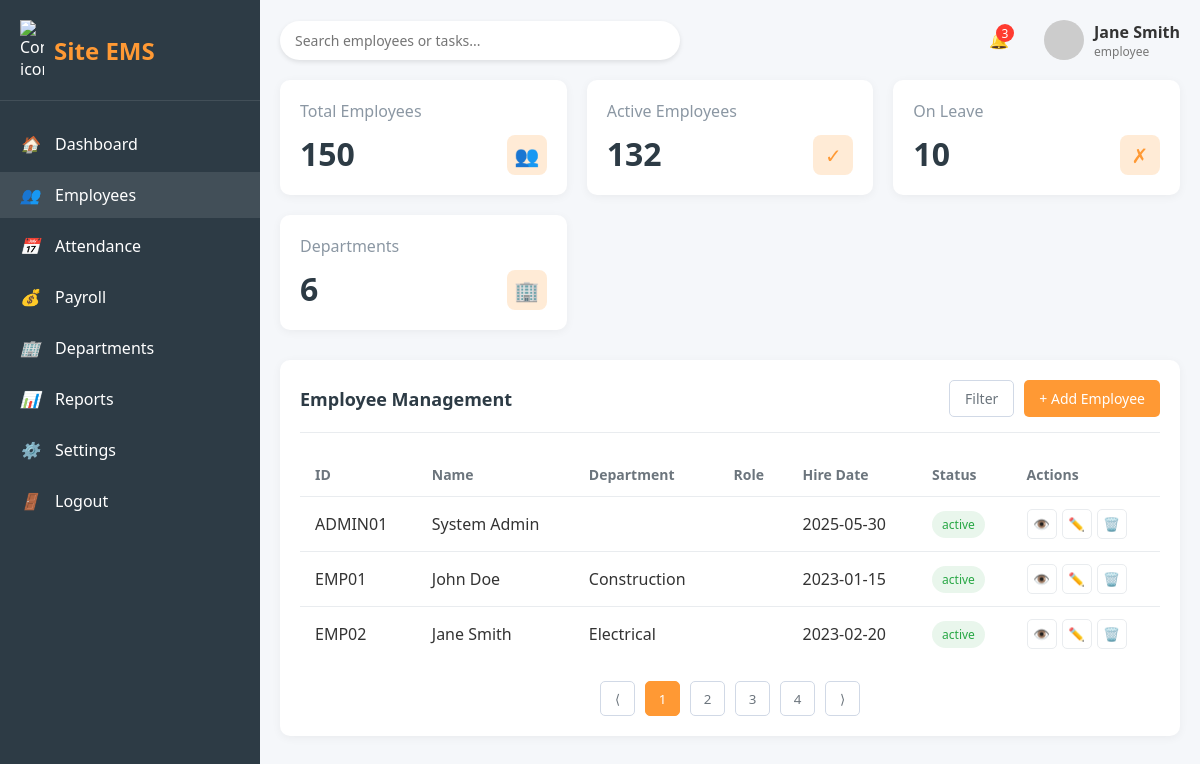
Page /Employee.php (signed in) on the committed database.
### tables this page shows
CREATE TABLE `employees` (
  `employee_id` varchar(10) NOT NULL,
  `first_name` varchar(50) NOT NULL,
  `last_name` varchar(50) NOT NULL,
  `email` varchar(100) NOT NULL UNIQUE,
  `phone` varchar(20) DEFAULT NULL,
  `department` varchar(50) DEFAULT NULL,
  `job_role` varchar(50) DEFAULT NULL,
  `hire_date` date DEFAULT NULL,
  `salary` decimal(10,2) DEFAULT NULL,
  `address` text DEFAULT NULL,
  `password_hash` varchar(255) NOT NULL,
  `status` enum('active','onLeave','inactive') DEFAULT 'active',
  `system_role` enum('admin','manager','employee') DEFAULT 'employee',
  PRIMARY KEY (`employee_id`)
);

### employee_list.php (the view, shortened to what this page needs)
<?php
$conn = new mysqli("localhost", "root", "", "ems");
$sql = "SELECT * FROM employees";
$result = $conn->query($sql);
if ($result->num_rows > 0) {
    while($row = $result->fetch_assoc()) {
        echo "<tr>
            <td>{$row['employee_id']}</td>
            <td>{$row['first_name']} {$row['last_name']}</td>
            <td>{$row['department']}</td>
            <td>{$row['role']}</td>
            <td>{$row['hire_date']}</td>
            <td><span class='status status-{$row['status']}'>{$row['status']}</span></td>
            <td>
                <div class='table-actions'>
                    <button class='action-btn view-btn'>👁️</button>
                    <button class='action-btn edit-btn'>✏️</button>
                    <button class='action-btn delete-btn'>🗑️</button>
                </div>
            </td>
        </tr>";
    }
} else {
    echo "<tr><td colspan='7'>No employees found</td></tr>";
}
?>

### Employee.php (style rules this page uses)
* { margin: 0; padding: 0; box-sizing: border-box; font-family: 'Segoe UI', Tahoma, Geneva, Verdana, sans-serif; }
body { background-color: #f5f7fa; color: #333; display: flex; min-height: 100vh; }
th, td { padding: 12px 15px; text-align: left; border-bottom: 1px solid #e9ecef; }
tr:last-child td { border-bottom: none; }
.status { padding: 5px 10px; border-radius: 20px; font-size: 12px; font-weight: 500; display: inline-block; }
.status-active { background-color: rgba(40, 167, 69, 0.1); color: #28a745; }
.table-actions { display: flex; gap: 5px; }
.action-btn { width: 30px; height: 30px; display: flex; align-items: center; justify-content: center; border-radius: 5px; border: 1px solid #e9ecef; background-color: transparent; color: #6c757d; cursor: pointer; transition: all 0.3s; }

### rows in the picture
employees: employee_id "ADMIN01", first_name "System", last_name "Admin", hire_date "2025-05-30", status "active"
employees: employee_id "EMP01", first_name "John", last_name "Doe", department "Construction", hire_date "2023-01-15", status "active"
employees: employee_id "EMP02", first_name "Jane", last_name "Smith", department "Electrical", hire_date "2023-02-20", status "active"

### other values in the picture
$user_name "Jane Smith"
$user_role "employee"
